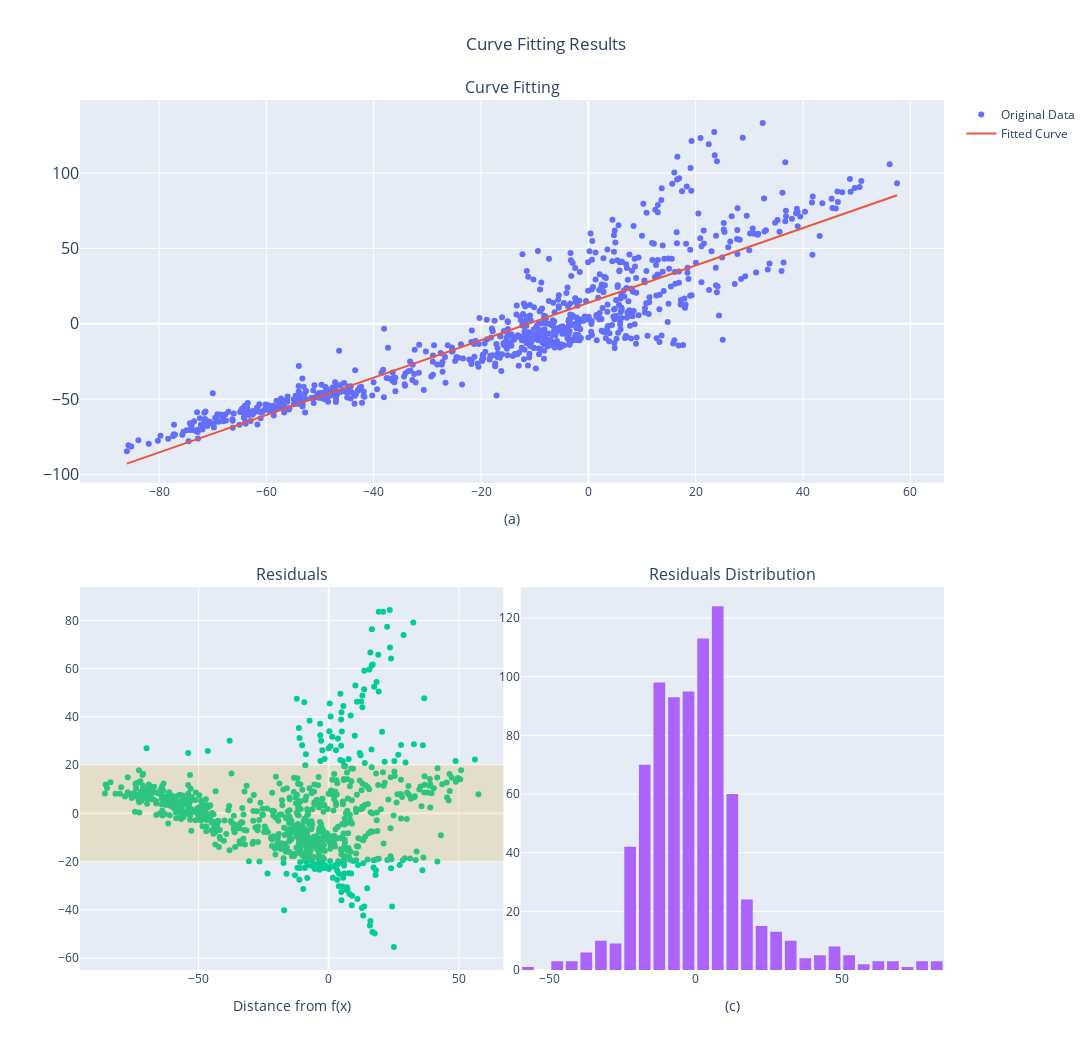

Write notebook code for a chart like this one.
### Code cell
pars = lin_pars
res = lin_res

fig = make_subplots(
    rows=2,
    cols=2,
    specs=[[{"colspan": 2}, None], [{}, {}]],
    horizontal_spacing=0.02,
    vertical_spacing=0.12,
    subplot_titles=["Curve Fitting", "Residuals", "Residuals Distribution"],
)
for y_value, mode, y_name in zip(
    [y, linear(x, *pars)], ["markers", "lines"], ["Original Data", "Fitted Curve"]
):
    fig.add_trace(go.Scatter(x=x, y=y_value, mode=mode, name=y_name), row=1, col=1)

fig.add_trace(go.Scatter(x=x, y=res, mode="markers", showlegend=False), row=2, col=1)
fig.add_trace(go.Histogram(x=res, nbinsx=50, showlegend=False), row=2, col=2)
fig.add_hrect(
    y0=-20, y1=20, fillcolor="goldenrod", opacity=0.2, line_width=0, row=2, col=1
)

for title_text, position in zip(
    ["(a)", "(b)", "Distance from f(x)", "(c)"], [(1, 1), (2, 1), (2, 1), (2, 2)]
):
    fig.update_xaxes(title_text=title_text, row=position[0], col=position[1])

fig.update_layout(
    width=PLOT_WIDTH * 1.5,
    height=PLOT_HEIGHT * 2.1,
    bargap=0.2,
    title_text="Curve Fitting Results",
    title_x=0.5,
    font_size=TITLE_FONT_SIZE,
    xaxis=dict(rangeselector_font_size=16),
    yaxis=dict(tickfont_size=16),
)
fig.update_annotations(font_size=16)

fig.show()
fig.write_image("../plots/Curve Fitting Results (Linear)(Google).png")

### Figure 1 — Plotly figure (JSON) as saved in the notebook; plotly's stock layout.template omitted (floating-point values rounded to 4 significant figures; data arrays with more than 128 entries replaced by an {"elided": "..."} marker saying what was removed)
{"data": [{"mode": "markers", "name": "Original Data", "type": "scatter", "x": {"elided": "826 float values"}, "xaxis": "x", "y": {"elided": "826 float values"}, "yaxis": "y"}, {"mode": "lines", "name": "Fitted Curve", "type": "scatter", "x": {"elided": "826 float values"}, "xaxis": "x", "y": {"elided": "826 float values"}, "yaxis": "y"}, {"mode": "markers", "showlegend": false, "type": "scatter", "x": {"elided": "826 float values"}, "xaxis": "x2", "y": {"elided": "826 float values"}, "yaxis": "y2"}, {"nbinsx": 50, "showlegend": false, "type": "histogram", "x": {"elided": "826 float values"}, "xaxis": "x3", "yaxis": "y3"}], "layout": {"annotations": [{"font": {"size": 16}, "showarrow": false, "text": "Curve Fitting", "x": 0.5, "xanchor": "center", "xref": "paper", "y": 1, "yanchor": "bottom", "yref": "paper"}, {"font": {"size": 16}, "showarrow": false, "text": "Residuals", "x": 0.245, "xanchor": "center", "xref": "paper", "y": 0.44, "yanchor": "bottom", "yref": "paper"}, {"font": {"size": 16}, "showarrow": false, "text": "Residuals Distribution", "x": 0.755, "xanchor": "center", "xref": "paper", "y": 0.44, "yanchor": "bottom", "yref": "paper"}], "bargap": 0.2, "font": {"size": 12}, "height": 1050, "shapes": [{"fillcolor": "goldenrod", "line": {"width": 0}, "opacity": 0.2, "type": "rect", "x0": 0, "x1": 1, "xref": "x2 domain", "y0": -20, "y1": 20, "yref": "y2"}], "title": {"text": "Curve Fitting Results", "x": 0.5}, "width": 1500, "xaxis": {"anchor": "y", "domain": [0, 1], "rangeselector": {"font": {"size": 16}}, "title": {"text": "(a)"}}, "xaxis2": {"anchor": "y2", "domain": [0, 0.49], "title": {"text": "Distance from f(x)"}}, "xaxis3": {"anchor": "y3", "domain": [0.51, 1], "title": {"text": "(c)"}}, "yaxis": {"anchor": "x", "domain": [0.56, 1], "tickfont": {"size": 16}}, "yaxis2": {"anchor": "x2", "domain": [0, 0.44]}, "yaxis3": {"anchor": "x3", "domain": [0, 0.44]}}}
